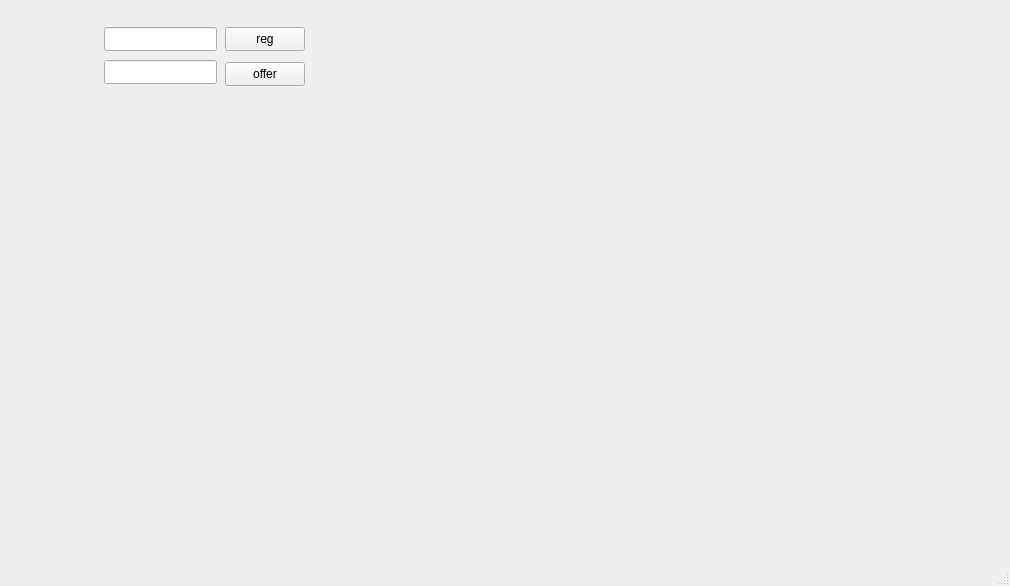
<?xml version="1.0" encoding="UTF-8"?>
<ui version="4.0">
 <class>MainWindow</class>
 <widget class="QMainWindow" name="MainWindow">
  <property name="geometry">
   <rect>
    <x>0</x>
    <y>0</y>
    <width>1010</width>
    <height>586</height>
   </rect>
  </property>
  <property name="windowTitle">
   <string>MainWindow</string>
  </property>
  <widget class="QWidget" name="centralwidget">
   <widget class="QLineEdit" name="peer_id">
    <property name="geometry">
     <rect>
      <x>104</x>
      <y>60</y>
      <width>113</width>
      <height>24</height>
     </rect>
    </property>
   </widget>
   <widget class="QPushButton" name="pb_reg">
    <property name="geometry">
     <rect>
      <x>225</x>
      <y>27</y>
      <width>80</width>
      <height>24</height>
     </rect>
    </property>
    <property name="text">
     <string>reg</string>
    </property>
   </widget>
   <widget class="QLineEdit" name="self_id">
    <property name="geometry">
     <rect>
      <x>104</x>
      <y>27</y>
      <width>113</width>
      <height>24</height>
     </rect>
    </property>
   </widget>
   <widget class="QPushButton" name="pd_offer">
    <property name="geometry">
     <rect>
      <x>225</x>
      <y>62</y>
      <width>80</width>
      <height>24</height>
     </rect>
    </property>
    <property name="text">
     <string>offer</string>
    </property>
   </widget>
  </widget>
  <widget class="QMenuBar" name="menubar">
   <property name="geometry">
    <rect>
     <x>0</x>
     <y>0</y>
     <width>1010</width>
     <height>21</height>
    </rect>
   </property>
  </widget>
  <widget class="QStatusBar" name="statusbar"/>
 </widget>
 <resources/>
 <connections/>
</ui>
